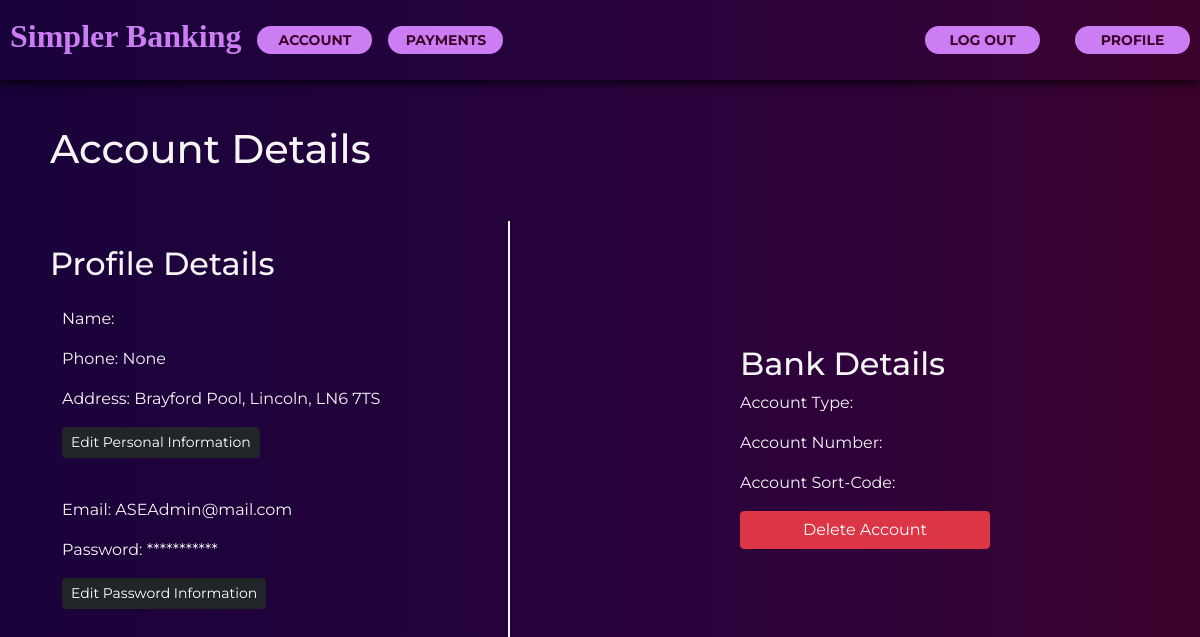
The app's page /transaction/details/ (signed in) with its own data.
### banking/models.py (models this page shows, shortened)
class User(AbstractUser):
    username = None
    email = models.EmailField(unique=True, max_length = 254)
    middle_name = models.CharField(max_length=100, null=True,)
    phone_number = models.CharField(max_length=15, blank=True, null=True)
    date_of_birth = models.DateField(null=True)
    city = models.CharField(max_length = 64, default="Lincoln")
    address = models.CharField(max_length=200, default="Brayford Pool")
    postcode = models.CharField(max_length=8, default="LN6 7TS")
    objects = UserManager()
    USERNAME_FIELD = 'email'
    REQUIRED_FIELDS = []

### transaction/views.py (the view)
# urls.py: path('details/', UserDetails, name="details" ),
@login_required
def UserDetails(request):
    return render(request,'details.html',{'user': request.user})

### transaction/templates/details.html (shortened to what this page needs)
{% extends 'base.html' %}
{% load static %}
{% block head %}
<link href="https://cdn.jsdelivr.net/npm/bootstrap@5.0.2/dist/css/bootstrap.min.css" rel="stylesheet">
<link rel="stylesheet" type="text/css" href="{% static 'home\styles.css' %}">
<link rel="stylesheet" type="text/css" href="{% static 'home\details-styles.css' %}">
{% endblock %}
{% block header%}
    <header>
        <div class="header-container">
            <div class="header-left">
                <h1>Simpler Banking</h1>
                <a  class="header-button" href="{% url 'banking:dashboard' %}" >Account</a>
                <a  class="header-button" href="{% url 'transaction:payments' %}" >Payments</a>
            </div>
            <div class="header-right">
                <a  class="header-button" href="{% url 'banking:logout' %}" >Log Out</a>
                <a  class="header-button" href="{% url 'transaction:details' %}" >Profile</a>
            </div>
        </div>
    </header>
    {% endblock %}
{% block main %}
<div class = "details-main">
    <h1 >Account Details</h1>
    <div class = "details-container">
        <div class="details-container-left pt-4">
            <h2>Profile Details</h2>
            <div class="container pt-3 pb-4">
                <div class="row pb-4">
                    <div class="pb-3">
                        <label for="name">Name:</label>
                    </div>
                    <div  class="pb-3">
                        <label for="phone">Phone:</label>
                        {{user.phone_number}}
                    </div>
                    <div  class="pb-3">
                        <label for="address">Address:</label>
                        {{user.address}}, {{user.city}}, {{user.postcode}}
                    </div>
                    <div  class="pb-3">
                        <a href="{% url 'transaction:change-details' %}" class="btn btn-sm btn-dark">Edit Personal Information</a>
                    </div>
                </div>
                <div class="row pb-4">
                    <div  class="pb-3">
                        <label for="email">Email:</label>
                        {{user.email}}
                    </div>
                    <div  class="pb-3">
                        <label for="password">Password:</label>
                        ***********
                    </div>
                    <div class="pb-3">
                        <a href="{% url 'transaction:change-password' %}" class="btn btn-sm btn-dark">Edit Password Information</a>
                    </div>
                </div>
            </div>
        </div>
        <div class="details-container-right">
            <h2>Bank Details</h2>
            <p style="text-transform: capitalize;">Account Type:    {{user.account.account_type}}
            <p>Account Number:    {{user.account.account_number}}</p>
            <p>Account Sort-Code:    {{user.account.account_sort_code}}</p>
            <a href="{% url 'transaction:delete-user' %}" class="btn btn-danger" style="width: 250px;">Delete Account</a>
        </div>
    </div>
</div>
{% endblock %}

### banking/static/home/styles.css (style rules this page uses)
body { color: whitesmoke; background: rgb(25,2,59); background: linear-gradient(90deg, rgba(25,2,59,1) 0%, rgba(46,2,59,1) 70%, rgba(59,2,44,1) 100%); font-family: "Montserrat", sans-serif; font-optical-sizing: auto; font-weight: 400; font-style: normal; }
header { color: #cc7df3; position: fixed; top: 0; left: 0; width: 100%; height: 80px; background: rgb(25,2,59); background: linear-gradient(90deg, rgba(25,2,59,1) 0%, rgba(46,2,59,1) 70%, rgba(59,2,44,1) 100%); box-shadow: 0 4px 8px rgb(0 0 0/70%); }
.header-button { background-color:#cc7df3; color: rgba(59,2,44,1); border-style: solid; border-color: rgb(245, 245, 245, 0); border-radius:25px; height: 35%; width: 115px; font-size: 14px; font-weight: bold; text-transform: uppercase; text-decoration: none; outline: none; align-content: center; text-align: center; }
.header-container { display: flex; justify-content: space-between; align-items: center; max-width: 1280px; height: 100%; margin: 0 auto; }
.header-container h1 { font-family: 'Garamond', serif; font-size: min(3.6vw, 32px); font-weight: 700; }
.header-left { display: flex; align-items: center; width: fit-content; height: 100%; padding-left: 10px; gap: 16px; }
.header-right { display: flex; align-items: center; width: fit-content; height: 100%; gap: 35px; padding-right: 10px; }

### banking/static/home/details-styles.css (style rules this page uses)
.details-main { max-width: 1280px; min-height: 85vh; height: 100%; margin: 0 auto; padding-top: 125px; padding-left: 50px; display: flex; flex-direction: column; align-items: left; }
.details-container { display: flex; justify-content: space-between; align-items: center; padding-top: 40px; }
.details-container-right { display: flex; flex-direction: column; align-items: left; height: 100%; width: 40%; }
.details-container-left { display: flex; flex-direction: column; align-items: left; height: 100%; width: 40%; border-right: solid 2px; border-color: whitesmoke; }

### records on screen
User: phone_number "None", address "Brayford Pool", city "Lincoln", postcode "LN6 7TS", email "ASEAdmin@mail.com"
